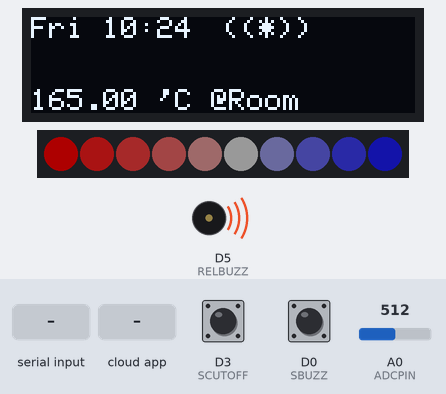
Bench run of a sketch on a simulated ESP8266 (NodeMCU). Shown: 128×32 one-colour display, 10 RGB LEDs in strip order, left to right, buzzer (waves = sounding, pin HIGH). The inputs (shaded band) are chosen by the test bench; at power-on: D3 (SCUTOFF) HIGH, D0 (SBUZZ) HIGH, A0 (ADCPIN) = 512. Dim RGB values are drawn brighter than linear; WiFi joins after 1.5 s; servers stay silent unless stated; the display library's start-up logo is not drawn; network time is answered at once with the bench clock; the local clock reads 2024-03-15 10:24:30 at power-on unless the sketch sets it; no MQTT or app messages arrive unless stated; not simulated (calls return 0 or success): Credentials.h; names the files do not define were given values by the test bench: AIO_SERVERPORT = 80; what the sketch prints to the serial monitor is not drawn.

Above: at 8.9 s.
9.0 s: "SER=\n" received over Serial
At 9.5 s:
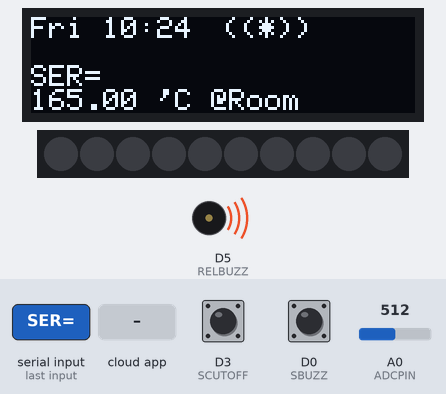
10.5 s: D3 (SCUTOFF) pulled LOW for 1 s
At 11.8 s:
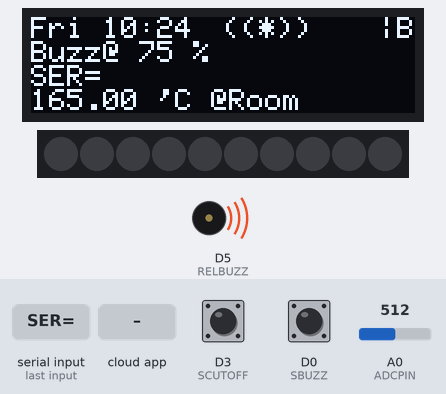
13.0 s: "LED:\n" received over Serial
At 13.8 s:
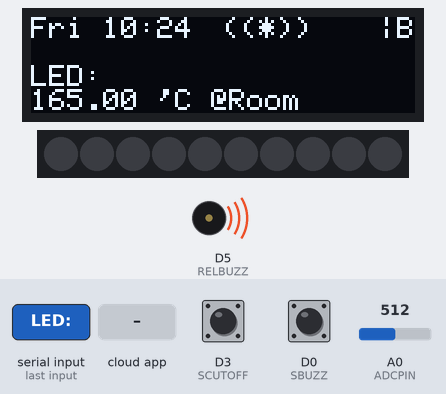
16.0 s: the phone or cloud app sets smart-control-command to 0
At 18.3 s:
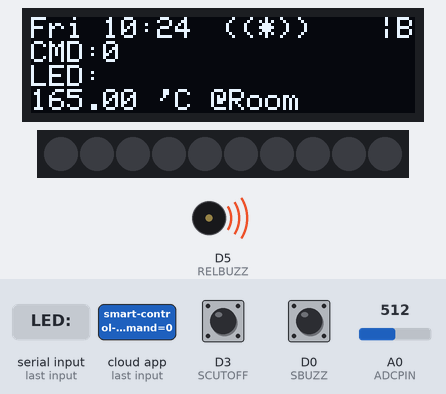
19.0 s: "CTF:SET\n" received over Serial
At 19.5 s:
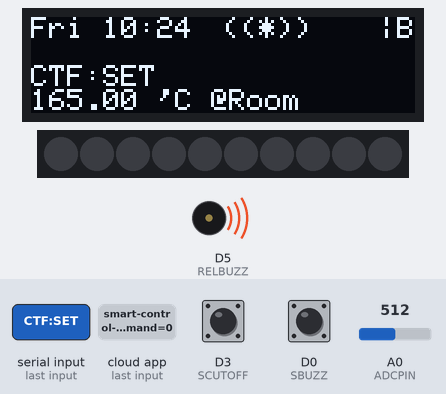
20.5 s: D3 (SCUTOFF) pulled LOW for 0.15 s
At 21.7 s:
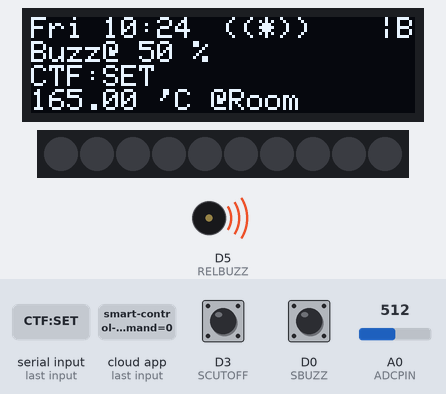
Timing chart, 0 to 23.5 s (numbered marks = the images above; inputs shaded):
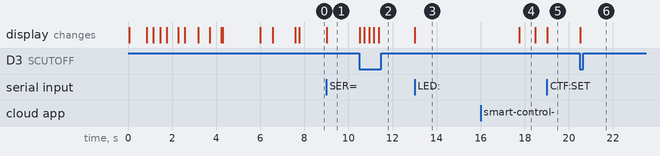

The sketch:

receiver_nodemcu.ino
```cpp
/*
 * this code is for Receiver Unit of Smart Water Storage Control System
 * Date Started: 28/11/2022
 * Author: Tarun Vishwakarma
 */

 /*
  *
  *
  *
Planned Features:
- Storage level monitor on LCD and LED levels
- Temperature and Humidity on LCD
- Auto motor switch on/off based on cut-off settings
- wifi enabled and remote monitoring support


/*
 * Peripherials
 * -OLED
 * -Transmiter Data in via UART Rx
 * -Neo Pixel LED Strip
 * -Buttons
 */

/*
 * Connections in this version:
 *  OLED :
 *    SCL of OLED -D1
 *    SDA of OLED -D2
 *  Buttons:
 *    S1 = Buzzer off button / Prev
 *    S2 = Refresh(reset) button / Next
 *    S3 = Options/Settings/Menu / Exit
 *    S4 = Ok / Save
 *  RELAYS:
 *    RELAY1 = D5
 *    RELAY2 = D6
 *    RELAY3 = D7
 *    RELAY4 = D8
 */

/*
#define WLAN_SSID       ""
#define WLAN_PASS       ""


#define AIO_SERVER      ""
#define AIO_USERNAME    ""
#define AIO_KEY         ""
#define AIO_SERVERPORT    //1883 for non-secure
*/

/* Pins Mapping
D0-16 - for wake, do not use this
D1-5
D2-4
D3-0
D4-2
D5-14
D6-12
D7-13
D8-15
  //SD3=GPIO10
  //SD2=GPIO9
A0-17
RX=3=GPIO3
TX=1=GPIO1
*/

#include <ESP8266WiFi.h>
#include "Adafruit_MQTT.h"
#include "Adafruit_MQTT_Client.h"
#include <NTPClient.h>
#include <WiFiUdp.h>
#include <Adafruit_GFX.h>
#include <Adafruit_SSD1306.h>
#include <Ticker.h>
#include <SPI.h>
#include "Credentials.h"

#include <Adafruit_NeoPixel.h>


#define D0 16 //button pin
#define D1 5 //SCL of OLED
#define D2 4 //SDA of OLED
#define D3 0  //button pin
#define D4 2 //Fast LED pin
#define D5 14
#define D6 12
#define D7 13
#define D8 15
#define D9 9 //SD2 - not found
#define D10 10 //SD3 - not found
#define RX 3
#define TX 1
#define ADCPIN A0

#define SCREEN_WIDTH 128
#define SCREEN_HEIGHT 32
#define OLED_RESET LED_BUILTIN

#define ON LOW
#define OFF HIGH
#define DEBOUNCE 200
#define LONGPRESSTIME 1700
#define SHORTDELAY 100

#define NUM_LEDS 10
#define LED_PIN D4

WiFiClient client;
WiFiUDP ntpUDP;

Adafruit_SSD1306 display(SCREEN_WIDTH, SCREEN_HEIGHT, &Wire, OLED_RESET);

Adafruit_MQTT_Client mqtt(&client, AIO_SERVER, AIO_SERVERPORT, AIO_USERNAME, AIO_KEY);

//follow the form: <username>/feeds/<feedname> for AIO
Adafruit_MQTT_Publish PUB_TEMP = Adafruit_MQTT_Publish(&mqtt, AIO_USERNAME "/feeds/monitoring");
Adafruit_MQTT_Publish PUB_LEVEL = Adafruit_MQTT_Publish(&mqtt, AIO_USERNAME "/feeds/water-level");
Adafruit_MQTT_Publish PUB_ACK = Adafruit_MQTT_Publish(&mqtt, AIO_USERNAME "/feeds/smart-control-command");
Adafruit_MQTT_Subscribe SUB_COMMAND = Adafruit_MQTT_Subscribe(&mqtt, AIO_USERNAME "/feeds/smart-control-command");


// You can specify the time server pool and the offset, (in seconds)
// additionaly you can specify the update interval (in milliseconds).
const long utcOffsetInSeconds = 19800; //+5.5x60x60
//char daysOfTheWeek[7][12] = {"Sunday", "Monday", "Tuesday", "Wednesday", "Thursday", "Friday", "Saturday"};
char daysOfTheWeek[7][12] = {"Sun ", "Mon ", "Tue ", "Wed ", "Thu ", "Fri ", "Sat "};
NTPClient timeClient(ntpUDP, "pool.ntp.org", utcOffsetInSeconds);
//in.pool.ntp.org
//asia.pool.ntp.org

Adafruit_NeoPixel pixels = Adafruit_NeoPixel(NUM_LEDS, LED_PIN, NEO_GRB + NEO_KHZ800);

Ticker timeTicker;


const uint8_t SBUZZ= D0; //
const uint8_t SCUTOFF = D3;
//const uint8_t S3 = D3;
//const uint8_t S4 = D4;

const uint8_t RELBUZZ = D5;
const uint8_t RELAY2 = D6;
const uint8_t RELAY3 = D7;
const uint8_t RELAY4 = D8;

boolean interrupt = false;
boolean sleep = false;


int hour = 0;
int minute = 0;
int hours = 0;
int minutes = 0;
boolean tick = false;
int tickCount = 0;
boolean isHold = false;
boolean changed = false;
boolean setTime = false;
String t = "";
String strTx = "";

int currentLevel = 0;
int outTemp = 0;
float inMinTemp = 100.0;
float inMaxTemp = -100.0;

float outMinTemp = 100.0;
float outMaxTemp = -100.0;

float inTemp = 0;

String serialData = "";
boolean serialEventFlag = false;

int cutOffLevel=100;
boolean cutOffUpdate = false;
boolean buzzState = false;
boolean buzzerFlag = true;

boolean refreshDispFlag = false;
boolean logInsideTemp = false;

boolean wifiConnected = true;
boolean mqttConnected = false;

boolean remoteCommand = false;
boolean txInput = false;
//Bug Work Around
boolean MQTT_connect();

/*
ICACHE_RAM_ATTR void handleInterruptSBuzz() {
  buzzState = digitalRead(RELBUZZ)^1;
  digitalWrite(RELBUZZ, buzzState);
}
ICACHE_RAM_ATTR void handleInterruptSCutOff() {
  cutOffLevel-=25;
  if(cutOffLevel<=0)
    cutOffLevel=100;
  cutOffUpdate = true;
}*/

void setup() {
  if(!display.begin(SSD1306_SWITCHCAPVCC, 0x3C)) {
    Serial.println("Display init failed!!");
    //for(;;);
  }
   display.display();
   displayStartMsg();
   displayMsg(1,"Starting...");
   Serial.begin(9600);
   delay(10);

   pinMode(SBUZZ, INPUT_PULLUP);
   pinMode(SCUTOFF, INPUT_PULLUP);
   //pinMode(S3, INPUT_PULLUP);
   //pinMode(S4, INPUT_PULLUP);
   //attachInterrupt(digitalPinToInterrupt(SBUZZ), handleInterruptSBuzz, FALLING);
   //attachInterrupt(digitalPinToInterrupt(SCUTOFF), handleInterruptSCutOff, FALLING);
   //attachInterrupt(digitalPinToInterrupt(S3), handleInterruptS3, FALLING);
   //attachInterrupt(digitalPinToInterrupt(S4), handleInterruptS4, FALLING);

   pinMode(RELBUZZ,OUTPUT);

   digitalWrite(RELBUZZ, OFF);
   Serial.println();

   pixels.begin();
   for(int i=0;i<=NUM_LEDS;i++){
    pixels.setPixelColor(i, pixels.Color(50-(i*5),i<5 ? (i*5) : (50-(i*5)),i*5));
    delay(25);
    pixels.show();
   }

   displayMsg(1,"Initializing...");
   connectWifi();

   delay(1200);

   mqtt.subscribe(&SUB_COMMAND);
   delay(500);
   mqttConnected = MQTT_connect();
   delay(50);
   timeClient.begin();
   delay(100);
   timeTicker.attach_ms(1000,updateTimeTickerFlag);
   readTemp();
   updateTime();
}


void updateTimeTickerFlag(){
  tick = true;
  tickCount++;
  if(tickCount>=60){
    tickCount=0;
  }
}

boolean connectWifi(){
  int retry = 10;

   Serial.print("Connecting to ");
   Serial.println(WLAN_SSID);

   display.clearDisplay();
   display.setTextSize(1);
   display.setTextColor(WHITE);
   display.setCursor(0,0);
   display.println(F("connecting to "));
   display.print(F(WLAN_SSID));
   display.display();
   delay(100);

   WiFi.begin(WLAN_SSID, WLAN_PASS);
   while (retry>=0) {
      if(WiFi.status() != WL_CONNECTED){
        delay(500);
        Serial.print(".");
        display.print(".");
        display.display();
      } else{
        Serial.println();
        Serial.println("WiFi connected");
        Serial.println("IP address: ");
        Serial.println(WiFi.localIP());
        display.println("");
        display.print(F("Wifi connected!"));
        display.display();
        wifiConnected = true;
        break;
      }
      retry--;
      if(retry==0){
        wifiConnected = false;
        displayMsg(1,WLAN_SSID);
        displayNextLineMsg(1,"");
        displayNextLineMsg(1,"WiFi Not Connected!");
        break;
      }
   }
   updateTime();
   refreshDisplay("",false);
  return wifiConnected;
}

void updateTime(){
  timeClient.update();
  t = daysOfTheWeek[timeClient.getDay()];
  hours = timeClient.getHours();
  minutes = timeClient.getMinutes();
  int seconds = timeClient.getSeconds();
      Serial.println(timeClient.getFormattedTime());
      Serial.print(daysOfTheWeek[timeClient.getDay()]);
      Serial.print(", ");
      Serial.print(hours);
      Serial.print(":");
      Serial.print(minutes);
      Serial.print(":");
      Serial.println(timeClient.getSeconds());

  t+=hours;
  t+=":";
  t+=minutes;
  refreshDisplay("",false);
}

void refreshDisplay(String message, boolean isMsg){
  display.clearDisplay();
  display.setTextSize(1);
  display.setTextColor(WHITE);
  display.setCursor(0,0);
  display.println(t);
  //display.display();
  //display.setTextSize(1);
  //display.println("");
  if(wifiConnected){
    display.setCursor(64,0);
    display.print("((*))");
  }
  if(buzzState){
    display.setCursor(110,0);
    display.print(" |B");
  }
  if(isMsg){
    display.setCursor(0,8);
    display.print(message);
  }
  if(true){
    display.setCursor(0,16);
    display.print((strTx));
    //display.print(currentLevel);
  }
  if(true){
    display.setCursor(0,24);
    display.print(inTemp);
    display.print(" 'C @Room");
  }

  display.display();
}

void handleMqttSubscription(){
  if(mqttConnected){
    Adafruit_MQTT_Subscribe *subscription;
    while ((subscription = mqtt.readSubscription(700))) {
      String command;
      boolean isRemoteCommand = false;
      if (subscription == &SUB_COMMAND) {
        command = (char *)SUB_COMMAND.lastread;
      }
      Serial.println(("Got: remote command  : "+command));
      refreshDisplay("CMD:"+command,true);
      processCommand(command, true);
    }
  }
}


void processCommand(String command, boolean remoteUpdate){
    if(command.startsWith("SER=")){
      serialEventFlag=true;
      serialData = command.substring(4);
      publishAck("ok!");
    }else if(command.startsWith("LED:")){
      String val = getValue(command);
      updateLedBar(val.toInt());
      publishAck("ok!");
    }else if(command.startsWith("CTF:SET")){
      String val = getValue(command);
      updateCutOff(val.toInt());
      publishAck("ok!");
    }else if(command.startsWith("CTF:GET")){
      publishAck(String(cutOffLevel));
    }else if(command.startsWith("BUZ:OFF")){
      turnBuzzOff();
      publishAck("ok!");
    }else if(command.startsWith("DISP:CLR")){
      refreshDisplay("Remote DISP CLR",true);
      publishAck("ok!");
    }else if(command.startsWith("TEMP:GET:MIN:IN")){
      publishAck(String(inMinTemp));
    }else if(command.startsWith("TEMP:GET:MAX:IN")){
      publishAck(String(inMaxTemp));
    }else if(command.startsWith("TEMP:GET:MIN:OUT")){
      publishAck(String(outMinTemp));
    }else if(command.startsWith("TEMP:GET:MAX:OUT")){
      publishAck(String(outMaxTemp));
    }else if(command.startsWith("TEMP:MINMAX:CLR")){
      clearMinMaxTemp();
      publishAck("ok!");
    }else if(command.startsWith("TEMP:LOG:IN")){
      logInsideTemp = true;
      publishAck("ok!");
    }else if(command.startsWith("TEMP:LOG:OUT")){
      logInsideTemp = false;
      publishAck("ok!");
    }else if(command.startsWith("TEMP:UPDATE:F")){
      readTemp();
      updateTemp();
      publishTemp();
      refreshDisplay("remote update!",true);
      publishAck("ok!");
    }

}

void clearMinMaxTemp(){
   inMinTemp=100.0;
   inMaxTemp=-100.0;
   outMinTemp=100.0;
   outMaxTemp=-100.0;
}

void publishTemp(){
  if(mqttConnected){
    if(logInsideTemp){
      if (!PUB_TEMP.publish(String(inTemp).c_str())) {
        Serial.println("Pub Temp Failed!");
      } else {
        Serial.println("Pub temp in OK");
      }
    }else{
      if (!PUB_TEMP.publish(String(outTemp).c_str())) {
        Serial.println("Pub Temp Failed!");
      } else {
        Serial.println("Pub temp out OK");
      }
    }
  }
}
void publishLevel(String message){
  if(mqttConnected){
      if (!PUB_LEVEL.publish(message.c_str())) {
        Serial.println("Pub Level Failed!");
      } else {
        //Serial.println("OK");
      }
  }
}
void publishAck(String message){
  if(mqttConnected){
      if (!PUB_ACK.publish(message.c_str())) {
        Serial.println("Pub Level Failed!");
      } else {
        //Serial.println("OK");
      }
  }
}

String getValue(String input){
  int idx = input.indexOf("=");
  return input.substring(idx+1);
}

boolean MQTT_connect() {
  // Stop if already connected.
  if (mqtt.connected()) {
    return true;
  }
  int8_t ret;
  Serial.print("Connecting to MQTT... ");
  displayMsg(1,"Connecting MQTT...");
  delay(500);
  uint8_t retries = 3;
  while ((ret = mqtt.connect()) != 0) { // connect will return 0 for connected
       Serial.println(mqtt.connectErrorString(ret));
       Serial.println("Retrying MQTT connection in 5 seconds...");
       displayMsg(1,"Reconnecting AIO...");
       displayNextLineMsg(1,mqtt.connectErrorString(ret));
       mqtt.disconnect();
       delay(1000);  // wait 5 seconds
       retries--;
       if (retries == 0) {
         return false;
       }
  }

  mqttConnected = mqtt.connected() && wifiConnected;
  String sts = mqttConnected == 1 ? "1" : "0";
  Serial.println("MQTT Status: ");
  displayNextLineMsg(1,"MQTT Status: "+ sts);
  delay(1000);
  updateTime();
  return mqttConnected;
}


void displayMsg(int textSize, String msg){
  display.clearDisplay();
  display.setTextSize(textSize);
  display.setTextColor(WHITE);
  display.setCursor(0,0);
  display.println(msg);
  display.display();
}
void displayNextLineMsg(int textSize, String msg){
  display.setTextSize(textSize);
  display.println(msg);
  display.display();
}


void displayStartMsg(void){
  display.clearDisplay();
  display.setTextSize(2);
  display.setTextColor(WHITE);
  display.setCursor(10,0);
  display.println(F("Tarun"));
  display.println(F("  Labs!"));
  display.display();
  delay(500);
  display.startscrollright(0x00,0x0F);
  delay(1700);
  display.stopscroll();
}


void updateLedBar(int val){
  for(int c=0;c<=10;c++){
     pixels.setPixelColor(c, pixels.Color(0,0,0));
     pixels.show();
  }
  for(int i=10; i<=val; i+=10){
      int k = i/10;
      if(val<30){
        pixels.setPixelColor(k, pixels.Color(255,0,0));
        pixels.show();
      }else if(val<70){
        pixels.setPixelColor(k, pixels.Color(0,2,200));
        pixels.show();
      }else if(val>=70){
        pixels.setPixelColor(k, pixels.Color(1,150,2));
        pixels.show();
      }
      if(val>=100){
        pixels.setPixelColor(k, pixels.Color(100,100,100));
        pixels.show();
      }
  }
  if(val<90 && !buzzState){
      buzzerFlag = true;
  }
  if(val>=cutOffLevel && buzzerFlag){
    digitalWrite(RELBUZZ,ON);
  }
  publishLevel(String(val));
}


void readTemp(){
  int analogVal = 0;
  for(int i=0; i<5; i++){
    analogVal = analogVal + analogRead(ADCPIN);
    delay(5);
  }
  analogVal = analogVal/5;

  float milliVolts = (analogVal/1024.0)*3300;
  inTemp = milliVolts/10;
  Serial.print("Inside Temp = ");
  Serial.println(inTemp);
}

void handleSerialEvent(){
  //Format= "tt'C hh% ii ll%" -> len = 16 "25'C 15% 22 72%"
  String temp = "";
  String hum = "";
  String idx = "";
  String lev = "";

  boolean isTemp = true;
  boolean isHum = false;
  boolean isIdx = false;
  boolean isLev = false;

  for(int i = 0; i<serialData.length(); i++){
    char ch = serialData.charAt(i);
    if(ch=='\''){
      isTemp = false;
      isHum = true;
      i+=2;
      continue;
    }else if(ch == '%'){
      isHum =false;
      isIdx = true;
      i+=1;
      continue;
    }else if(ch == ' '){
      isIdx = false;
      isLev = true;
      continue;
    }else if(ch == '%'){
      isLev = false;
      break;
    }

    if(isTemp)
      temp+=ch;
    else if(isHum)
      hum+=ch;
    else if(isIdx)
      idx+=ch;
    else if(isLev)
      lev+=ch;
  }
  Serial.println("Temp="+temp);
  Serial.println("Humidity="+hum);
  Serial.println("Temp Index="+idx);
  Serial.println("Level="+lev);
  strTx = serialData;
  currentLevel=lev.toInt();
  outTemp=temp.toInt();
  updateLedBar(currentLevel);
  refreshDisplay("",false);
}

void updateTemp(){
    if(inTemp<inMinTemp){
      inMinTemp = inTemp;
    }
    if(inTemp>inMaxTemp){
      inMaxTemp = inTemp;
    }

    if(outTemp<outMinTemp){
      outMinTemp = outTemp;
    }
    if(outTemp>outMaxTemp){
      outMaxTemp = outTemp;
    }
}

void routine(){
  if(tick){
    //1 second interval
    if(tickCount>=59){
      //around 1 min interval
      if(WiFi.status() != WL_CONNECTED){
        wifiConnected = connectWifi();
      }else{
        wifiConnected = true;
      }
      if(wifiConnected){
        mqttConnected = MQTT_connect();
        updateTime();
      }

      readTemp();
      updateTemp();
      publishTemp();
    }
    if(tickCount%10==0){
      //each 10 seconds
      if(mqttConnected){
        refreshDisplay("Busy",true);
        handleMqttSubscription();
        refreshDisplay("",false);
      }
    }

    tick = false;
  }
}

void updateCutOff(){
  cutOffLevel-=25;
  if(cutOffLevel<=0){
    cutOffLevel=100;
  }else if(cutOffLevel>100){
    cutOffLevel=100;
  }
  String msg = "Buzz@ "+ String(cutOffLevel) +" %";
  if(cutOffLevel!=100){
    buzzState=true;
  }else{
    buzzState=false;
  }
  buzzerFlag=true;
  refreshDisplay(msg,true);
}

void updateCutOff(int val){
  cutOffLevel=val;
  if(cutOffLevel<=0){
    cutOffLevel=100;
  }else if(cutOffLevel>100){
    cutOffLevel=100;
  }
  String msg = "Buzz@ "+ String(cutOffLevel) +" %";
  if(cutOffLevel!=100){
    buzzState=true;
  }else{
    buzzState=false;
  }
  buzzerFlag=true;
  refreshDisplay(msg,true);
}

void turnBuzzOff(){
    digitalWrite(RELBUZZ, OFF);
    buzzerFlag=false;
    cutOffLevel=100;
    buzzState=false;
}

void buttonPolling(){
  if(digitalRead(SBUZZ)==ON){
    turnBuzzOff();
    delay(DEBOUNCE);
  }
  if(digitalRead(SCUTOFF)==ON){
    updateCutOff();
    delay(DEBOUNCE);
  }

  //menu options
  //min maxx temp clear and getVal
}

void loop() {
  routine();
  if(serialEventFlag){
    handleSerialEvent();
    serialData = "";
    serialEventFlag = false;
  }
  if(refreshDispFlag){
    refreshDisplay("",false);
  }
  buttonPolling();
}

void serialEvent() {
  while (Serial.available()) {
    // get the new byte:
    char inChar = (char)Serial.read();
    // add it to the inputString:
    serialData += inChar;
    // if the incoming character is a newline, set a flag so the main loop can
    // do something about it:
    if (inChar == '\n') {
      serialEventFlag = true;
    }
  }
}
```

Measured:
- after the input at 9.0 s, the display: changes at once (image 1)
- after the input at 10.5 s, the display: changes at once (image 2)
- after the input at 13.0 s, the display: changes at once (image 3)
- after the input at 16.0 s, the display: first differs from a run without the input after 1.8 s (image 4)
- after the input at 19.0 s, the display: changes at once (image 5)
- after the input at 20.5 s, the display: changes at once (image 6)
- what the display in image 4 shows lasts 0.7 s, from 17.8 s to 18.5 s
